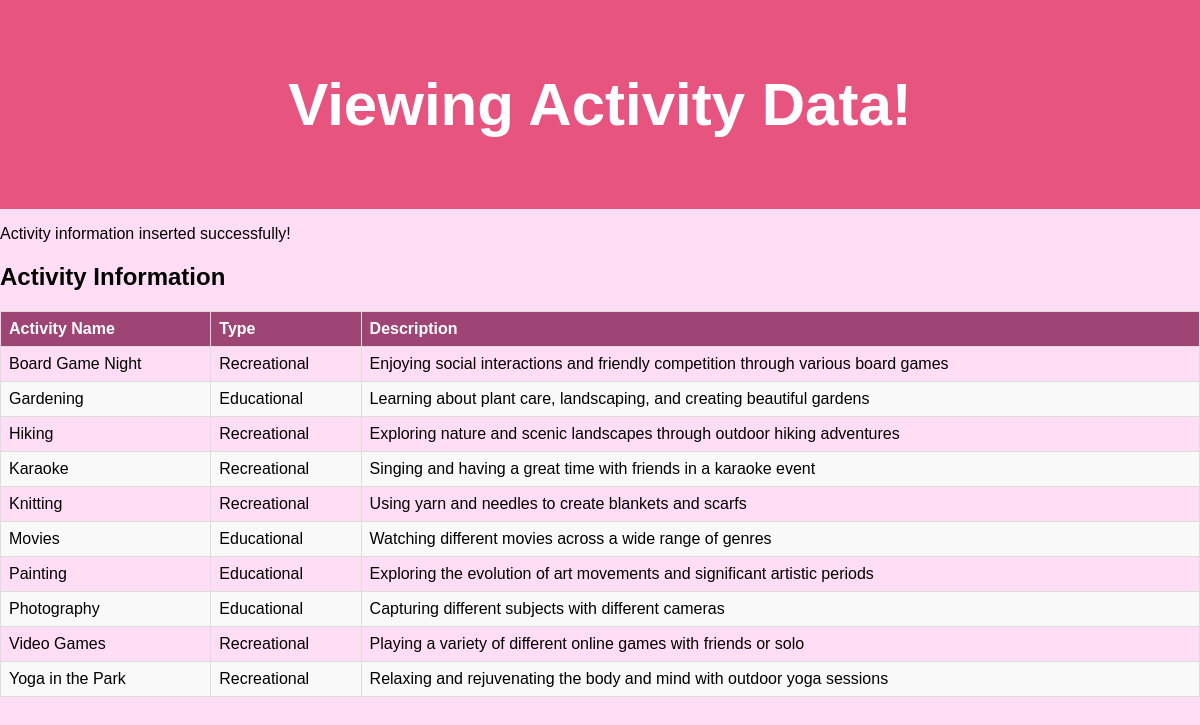
Page /add_new_activity.php on the committed database.
### tables this page shows
CREATE TABLE Activities(
    activity_name CHAR(100),
    activity_type CHAR(100),
    long_desc CHAR(200),
    PRIMARY KEY(activity_name)
);

### add_new_activity.php (the view, shortened to what this page needs)
<html>
<head>
</head>
<body>
<header>
    <h1>Viewing Activity Data!</h1>
    </header>
<?php
  $config = parse_ini_file("config.ini");
  $server = $config["host"];
  $username = $config["user"];
  $password = $config["password"];
  $database = $config["database"];
  $cn = mysqli_connect($server, $username, $password, $database);
  $activityName = $_POST["activityName"];
  $type = $_POST["type"];
  $desc = $_POST["desc"];
  $q_activity = "INSERT INTO Activities VALUES (?, ?, ?)";
  $st_activity = $cn->stmt_init();
  $st_activity->prepare($q_activity);
  $st_activity->bind_param("sss", $activityName, $type, $desc);
  $insertResult = $st_activity->execute();
  $q_activity_view = "SELECT * FROM Activities";
  $st_activity_view = $cn->stmt_init();
  $st_activity_view->prepare($q_activity_view);
  $st_activity_view->execute();
  $st_activity_view->bind_result($activityName, $type, $desc);
  if ($insertResult) {
      echo "<p>Activity information inserted successfully!</p>";
  } else {
      echo "<p>Error inserting activity information: " . $st_activity->error . "</p>";
  }
    echo "<h2>Activity Information</h2>";
    echo "<table border='1'>";
    echo "<thead><tr><th>Activity Name</th><th>Type</th><th>Description</th></tr></thead>";
    echo "<tbody>";
    while ($st_activity_view->fetch()) {
      echo "<tr>";
      echo "<td>$activityName</td>";
      echo "<td>$type</td>";
      echo "<td>$desc</td>";
      echo "</tr>";
    }
    echo "</tbody></table>";
?>
</body>
</html>

### add_new_activity.php (style rules this page uses)
body { font-family: Arial, sans-serif; margin: 0; padding: 0; background-color: #ffddf4; }
header { font-size: 30px; color: #fff; text-align: center; padding: 1em; background-color: #e75480; }
table { border-collapse: collapse; width: 100%; margin-top: 20px; }
th, td { border: 1px solid #ddd; padding: 8px; text-align: left; }
th { background-color: #9f4576; color: #fff; }
tr:nth-child(even) { background-color: #f9f9f9; }

### rows in the picture
activities: activity_name "Board Game Night", activity_type "Recreational", long_desc "Enjoying social interactions and friendly competition through various board games"
activities: activity_name "Gardening", activity_type "Educational", long_desc "Learning about plant care, landscaping, and creating beautiful gardens"
activities: activity_name "Hiking", activity_type "Recreational", long_desc "Exploring nature and scenic landscapes through outdoor hiking adventures"
activities: activity_name "Karaoke", activity_type "Recreational", long_desc "Singing and having a great time with friends in a karaoke event"
activities: activity_name "Knitting", activity_type "Recreational", long_desc "Using yarn and needles to create blankets and scarfs"
activities: activity_name "Movies", activity_type "Educational", long_desc "Watching different movies across a wide range of genres"
activities: activity_name "Painting", activity_type "Educational", long_desc "Exploring the evolution of art movements and significant artistic periods"
activities: activity_name "Photography", activity_type "Educational", long_desc "Capturing different subjects with different cameras"
activities: activity_name "Video Games", activity_type "Recreational", long_desc "Playing a variety of different online games with friends or solo"
activities: activity_name "Yoga in the Park", activity_type "Recreational", long_desc "Relaxing and rejuvenating the body and mind with outdoor yoga sessions"
